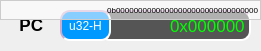
     <widget class="QWidget" name="widget_15" native="true">
      <property name="geometry">
       <rect>
        <x>280</x>
        <y>310</y>
        <width>261</width>
        <height>51</height>
       </rect>
      </property>
      <widget class="QLineEdit" name="DataEdit_pc">
       <property name="geometry">
        <rect>
         <x>100</x>
         <y>10</y>
         <width>151</width>
         <height>31</height>
        </rect>
       </property>
       <property name="font">
        <font>
         <pointsize>13</pointsize>
         <weight>50</weight>
         <bold>false</bold>
        </font>
       </property>
       <property name="styleSheet">
        <string notr="true">QLineEdit{
	background-color:#555555;
	border:2px inset #ccaacc;
	border-radius:10px;
	color:rgb(0,255,0);
}</string>
       </property>
       <property name="text">
        <string>0x000000</string>
       </property>
       <property name="alignment">
        <set>Qt::AlignRight|Qt::AlignTrailing|Qt::AlignVCenter</set>
       </property>
       <property name="readOnly">
        <bool>true</bool>
       </property>
      </widget>
      <widget class="QLabel" name="label_24">
       <property name="geometry">
        <rect>
         <x>10</x>
         <y>14</y>
         <width>51</width>
         <height>21</height>
        </rect>
       </property>
       <property name="font">
        <font>
         <pointsize>13</pointsize>
         <weight>75</weight>
         <bold>true</bold>
        </font>
       </property>
       <property name="layoutDirection">
        <enum>Qt::LeftToRight</enum>
       </property>
       <property name="text">
        <string>  PC</string>
       </property>
      </widget>
      <widget class="QPushButton" name="NumSysSetButton_pc">
       <property name="geometry">
        <rect>
         <x>60</x>
         <y>10</y>
         <width>51</width>
         <height>31</height>
        </rect>
       </property>
       <property name="styleSheet">
        <string notr="true">QPushButton{
	background-color:#0099ff;
	border:2px inset #ccaacc;
	border-radius:10px;
	color:rgb(255,255,255);
}

QPushButton::hover{
	background-color:#0033ff;
	border:2px inset #0077ff;
	border-radius:1px;
	color:rgb(200,200,200);
}
QPushButton::pressed{
	border:2px inset #ffffff;
	border-radius:1px;
}</string>
       </property>
       <property name="text">
        <string>u32-H</string>
       </property>
      </widget>
      <widget class="QLabel" name="RegPrompt_pc">
       <property name="geometry">
        <rect>
         <x>0</x>
         <y>0</y>
         <width>261</width>
         <height>20</height>
        </rect>
       </property>
       <property name="font">
        <font>
         <pointsize>6</pointsize>
        </font>
       </property>
       <property name="styleSheet">
        <string notr="true">QWidget{
	background-color:#88ffffff;
    border:1px solid #cccccc;
	border-radius:20px;
}</string>
       </property>
       <property name="text">
        <string>0b00000000000000000000000000000000</string>
       </property>
       <property name="alignment">
        <set>Qt::AlignRight|Qt::AlignTrailing|Qt::AlignVCenter</set>
       </property>
      </widget>
     </widget>
